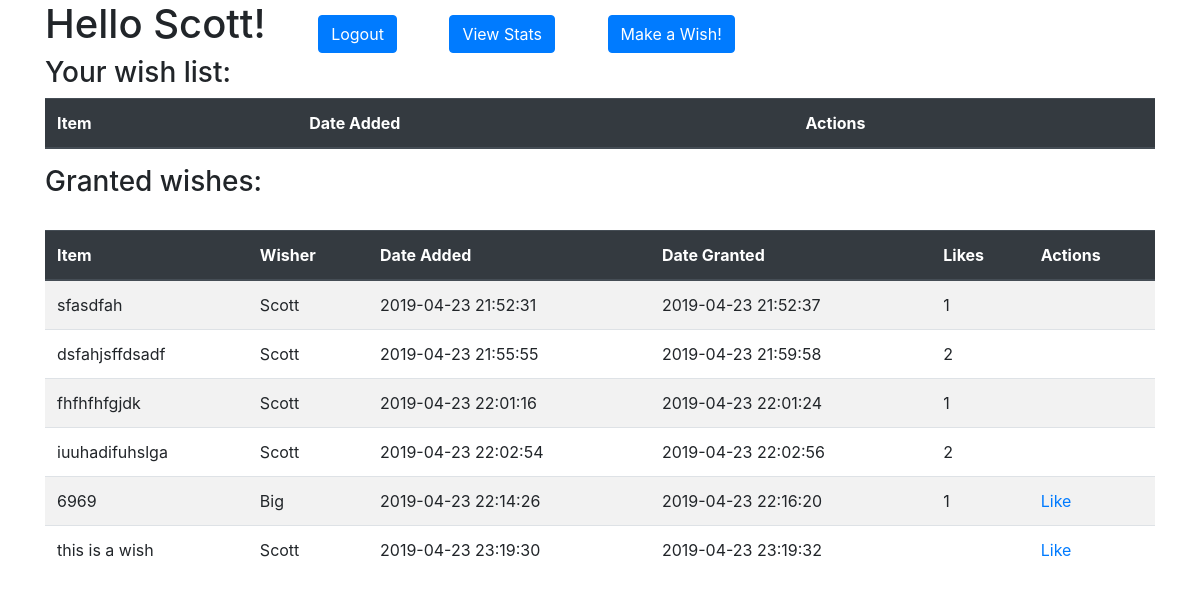
The app's page /dashboard (signed in) with its own data.
### models.py (models this page shows, shortened)
class Wishes(db.Model):
    __tablename__ = "wishes"
    id = db.Column(db.Integer, primary_key= True)
    wish = db.Column(db.String(255))
    description = db.Column(db.String(255))
    granted = db.Column(db.String(3))
    created_at = db.Column(db.DateTime, server_default=func.now())
    updated_at = db.Column(db.DateTime, server_default=func.now(), onupdate=func.now())
    granted_at = db.Column(db.DateTime)
    granted_by = db.Column(db.Integer)
    user_id = db.Column(db.Integer, db.ForeignKey('users.id'), nullable= False)
    user = db.relationship('Users', foreign_keys=[user_id], backref= "wish", cascade="all")
    user_likes = db.relationship("Users", secondary=likes_table)
    @classmethod
    def count_likes(cls):
        total_likes = db.session.query(Wishes, Wishes.id, func.count(likes_table.c.user_id).label('likes')).join(likes_table).group_by(Wishes.id)
        return total_likes

class Users(db.Model):
    __tablename__ = "users"
    id = db.Column(db.Integer, primary_key= True)
    first_name = db.Column(db.String(45))
    last_name = db.Column(db.String(45))
    email = db.Column(db.String(255))
    password = db.Column(db.String(255))
    created_at = db.Column(db.DateTime, server_default=func.now())
    updated_at = db.Column(db.DateTime, server_default=func.now(), onupdate=func.now())
    liked_wishes = db.relationship("Wishes", secondary=likes_table)

### controller.py (the view)
def dashboard():
    if not "user_id" in session.keys():
        flash("You must log in to see this page!")
        return redirect('/')
    else:
        wish = Users.query.get(session['user_id'])
        all_wishes = Wishes.query.all()
        wish_likes = Wishes.count_likes()
        for like in wish_likes:
            print('Wish ID:', like.id)
            print('Wish Likes:', like.likes)
        return render_template('dashboard.html', wishes= wish, all_wishes= all_wishes, wish_likes= wish_likes)

### templates/dashboard.html (shortened to what this page needs)
<!DOCTYPE html>
<html lang="en">
<head>
    <link rel="stylesheet" href="https://stackpath.bootstrapcdn.com/bootstrap/4.3.1/css/bootstrap.min.css">
</head>
<body>
    <div class="container">
        <h1 class="d-inline-block">Hello {{session["first_name"]}}!</h1>
        <a href="/logout" class="btn btn-primary d-inline-block ml-5">Logout</a>
        <a href="/view_stats" class="btn btn-primary d-inline-block ml-5">View Stats</a>
        <a href="/make_wish" class="btn btn-primary d-inline-block ml-5">Make a Wish!</a>
        <h3>Your wish list:</h3>
        <table class="table table-striped">
            <thead class="thead-dark">
                <tr>
                    <th scope="col">Item</th>
                    <th scope="col">Date Added</th>
                    <th scope="col">Actions</th>
                </tr>
            </thead>
        </table>
        <h3>Granted wishes:</h3>
        <table class="table table-striped">
            <thead class="thead-dark">
                <tr>
                    <th scope="col">Item</th>
                    <th scope="col">Wisher</th>
                    <th scope="col">Date Added</th>
                    <th scope="col">Date Granted</th>
                    <th scope="col">Likes</th>
                    <th scope="col">Actions</th>
                </tr>
            </thead>
            <tbody>
                {% for wish in all_wishes %}
                    {% if wish['granted'] == 'Yes' %}
                        <tr>
                            <td>{{wish['wish']}}</td>
                            <td>{{wish.user.first_name}}</td>
                            <td>{{wish['created_at']}}</td>
                            <td>{{wish['granted_at']}}</td>
                            <td>{% for like in wish_likes %}
                                    {% if wish.id == like.id %}
                                        {{like.likes}}
                                    {% endif %}
                                {% endfor %}
                            </td>
                            <td>{% if wish.user.id != session['user_id'] %}
                                <a href="/like_wish/{{wish['id']}}">Like</a>
                                {% endif %}
                            </td>
                        </tr>
                    {% endif %}
                {% endfor %}
            </tbody>
        </table>
    </div>
</body>
</html>

### records on screen
Wishes: wish "sfasdfah", user.first_name "Scott", created_at "2019-04-23 21:52:31", granted_at "2019-04-23 21:52:37", likes "1"
Wishes: wish "dsfahjsffdsadf", user.first_name "Scott", created_at "2019-04-23 21:55:55", granted_at "2019-04-23 21:59:58", likes "2"
Wishes: wish "fhfhfhfgjdk", user.first_name "Scott", created_at "2019-04-23 22:01:16", granted_at "2019-04-23 22:01:24", likes "1"
Wishes: wish "iuuhadifuhslga", user.first_name "Scott", created_at "2019-04-23 22:02:54", granted_at "2019-04-23 22:02:56", likes "2"
Wishes: wish "6969", user.first_name "Big", created_at "2019-04-23 22:14:26", granted_at "2019-04-23 22:16:20", likes "1"
Wishes: wish "this is a wish", user.first_name "Scott", created_at "2019-04-23 23:19:30", granted_at "2019-04-23 23:19:32"

### other values on screen
{{ session["first_name"] }} "Scott"
